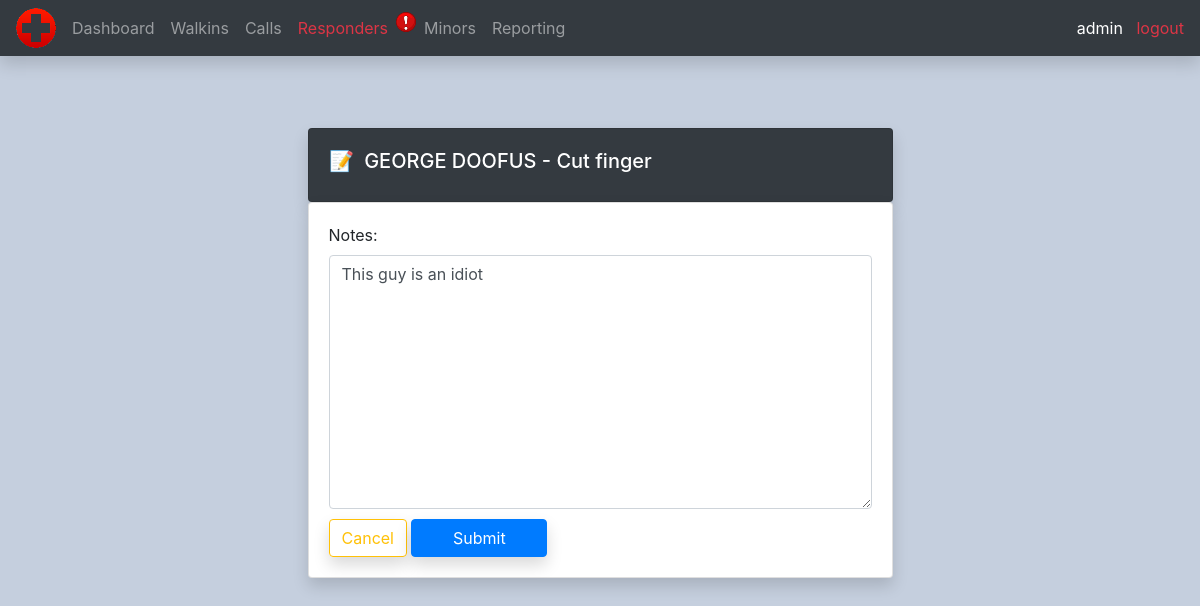
Screenshot of /walkin_notes/1/ (signed in) with the database file from the repository.
### calls/models.py (models this page shows, shortened)
class Walkin(models.Model):
    DEPARTMENTS = (
        ('Culinary', 'Culinary'),
        ('Education', 'Education'),
        ('Entertainment', 'Entertainment'),
        ('Games', 'Games'),
        ('Grounds', 'Grounds'),
        ('Guest Relations', 'Guest Relations'),
        ('HR', 'HR'),
        ('Maintenance', 'Maintenance'),
        ('Merchandise', 'Merchandise'),
        ('Security', 'Security'),
        ('Traffic', 'Traffic'),
        ('Zoo', 'Zoo'),
    )
    datetime = models.DateTimeField(blank=True, auto_now_add=True, null=True)
    firstname = models.CharField(max_length=100, null=True)
    lastname = models.CharField(max_length=100, null=True)
    department = models.CharField(max_length=100, choices=DEPARTMENTS, null=True)
    reason = models.CharField(max_length=250, null=True)
    notes = models.TextField(max_length=500, blank=True, null=True)

### calls/decorators.py (the view)
        def wrapper_func(request, *args, **kwargs):
            group = None
            if request.user.groups.exists():
                group = request.user.groups.all()[0].name
            if group in allowed_roles:
                return view_func(request, *args, **kwargs)
            else:
                return HttpResponse('You are not authorized to view this page')

### calls/forms.py
class WalkinNotesForm(ModelForm):
    class Meta:
        model = Walkin
        fields = ['notes']
        widgets = {
            'notes': Textarea(attrs={'class': 'form-control', 'style': 'margin-bottom: 10px;'}),
        }

### calls/views.py (called while the page is built)
@login_required(login_url='login')
@allowed_users(allowed_roles=['Admin', 'Supervisors'])
def walkinNotes(request, pk):
    walkin = Walkin.objects.get(id=pk)
    form = WalkinNotesForm(instance=walkin)
    if request.method == 'POST':
        form = WalkinNotesForm(request.POST, instance=walkin)
        if form.is_valid():
            form.save()
            return redirect('/')
    context = {'form': form, 'walkin': walkin}
    return render(request, 'calls/walkin_notes.html', context)

### calls/templates/calls/walkin_notes.html (shortened to what this page needs)
{% extends 'calls/main.html' %}
{% load static %}
{% block content %}
<br>
<br>
<br>
<div class="row>">
    <div class="col-md-12">
        <div class="card card-body w-50 m-auto bg-dark text-white shadow">
            <h5>📝&nbsp {{ walkin.firstname }} {{ walkin.lastname }} - {{ walkin.reason }}</h5>
        </div>
        <div class="card card-body w-50 m-auto shadow">
            <form action="" method="POST">
                {{ form }}
                <a class="btn btn-outline-warning shadow" href="{% url 'home' %}">Cancel</a>
                <input class="btn btn-primary w-25 shadow" type="submit" name="Submit">
            </form>
        </div>
    </div>
</div>
{% endblock %}

### calls/templates/calls/navbar.html (shortened to what this page needs)
{% load static %}
<nav class="navbar navbar-expand-lg navbar-dark bg-dark shadow">
  <img src="{% static 'images/logo.png' %}" id="logo" class="mr-2">
  <div class="collapse navbar-collapse" id="navbarNav">
    {% with url_name=request.resolver_match.url_name %}
    <ul class="navbar-nav">
      <li class="nav-item {% if url_name == 'home' %}active{% endif%}">
        <a class="nav-link" href="{% url 'home' %}">Dashboard</a>
      </li>
      <li class="nav-item {% if url_name == 'all_walkins' %}active{% endif%}">
        <a class="nav-link" href="{% url 'all_walkins' %}">Walkins</a>
      </li>
      <li class="nav-item {% if url_name == 'all_calls' %}active{% endif%}">
        <a class="nav-link" href="{% url 'all_calls' %}">Calls</a>
      </li>
      <li class="nav-item {% if url_name == 'all_responders' %}active{% endif%}">
        <a class="nav-link {% if expired_credential_count is not 0 %}text-danger{% elif nearly_expired_credential_count is not 0 %}text-warning{% endif %}" href="{% url 'all_responders' %}">Responders</a>
      </li>
      {% if expired_credential_count is not 0 %}
      <p title="A responder has a nearly expired license"><img src="{% static 'images/redalert.png' %}"></p>
      {% elif nearly_expired_credential_count is not 0 %}
      <p title="A responder has an expired license"><img src="{% static 'images/yellowalert.png' %}"></p>
      {% endif %}
      <li class="nav-item {% if url_name == 'all_minors' %}active{% endif%}">
        <a class="nav-link" href="{% url 'all_minors' %}">Minors</a>
      </li>
      <li class="nav-item {% if url_name == 'reporting' %}active{% endif%}">
        <a class="nav-link" href="{% url 'reporting' %}">Reporting</a>
      </li>
    </ul>
    {% endwith %}
  </div>
  <div>
    <span><a class="text-white">{{ request.user }}</a></span>
    <span><a class="text-danger" href="{% url 'logout' %}">&nbsp logout</a></span>
  </div>
</nav>

### static/css/main.css (style rules this page uses)
body { background-color: #c5cfde; }

### rows the page displays
Walkin: firstname "GEORGE", lastname "DOOFUS", reason "Cut finger", notes "This guy is an idiot"

### other values shown
{{ request.user }} "admin"
